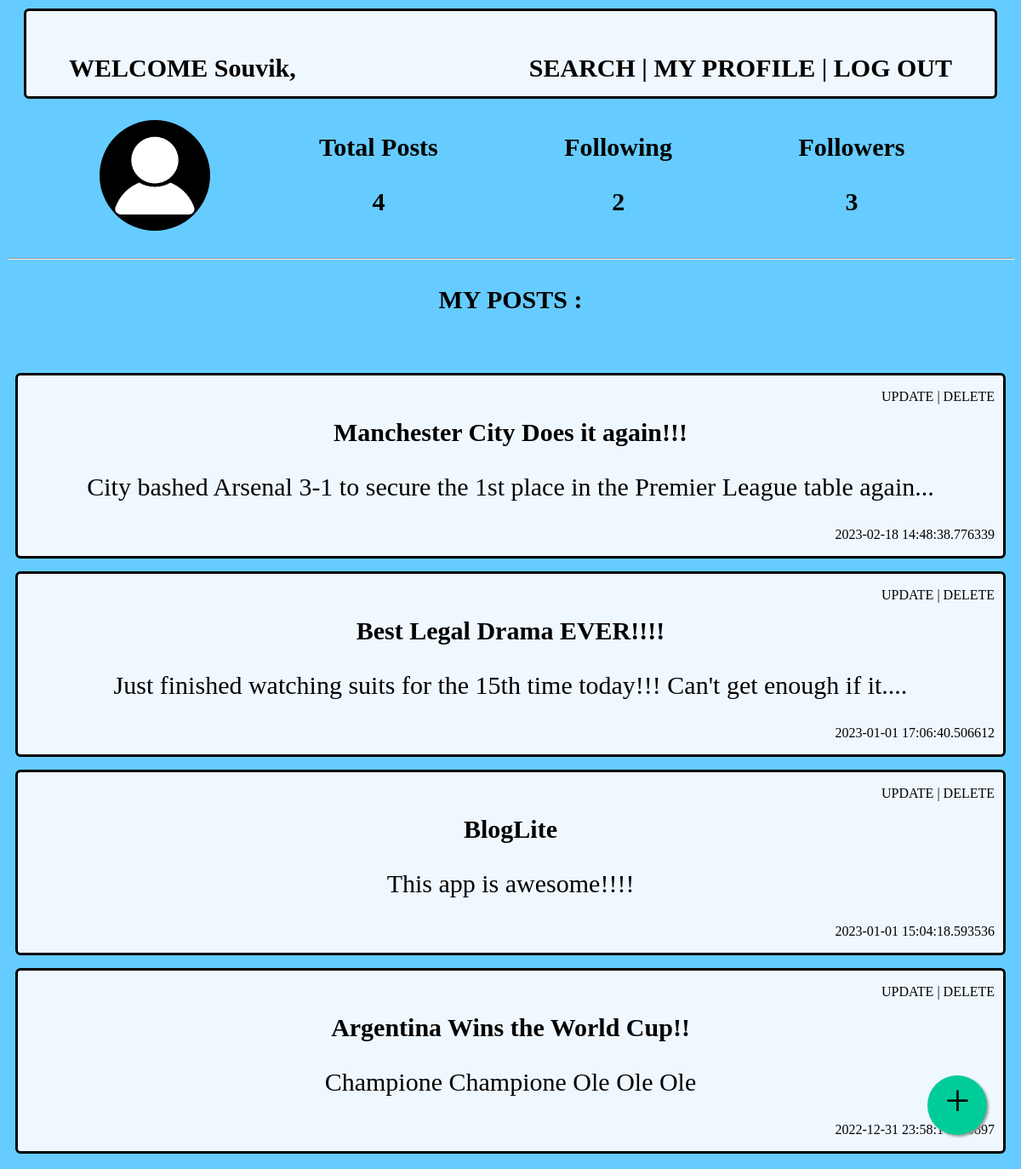
Screenshot of /Rick2034/my_profile with the database file from the repository.
### app.py (models this page shows)
class Users(db.Model):
    __tablename__ = 'users'
    user_id = db.Column(db.Integer, autoincrement = True, primary_key = True)
    username = db.Column(db.String, unique = True, nullable = False)
    email = db.Column(db.String, unique = True, nullable = False)
    first_name = db.Column(db.String, nullable = False)
    last_name = db.Column(db.String)
    password = db.Column(db.String, nullable = False)
    dob = db.Column(db.String, nullable = False)

class Posts(db.Model):
    __tablename__='posts'
    post_id = db.Column(db.Integer, nullable = False, autoincrement = True, unique= True, primary_key = True)
    title = db.Column(db.String, nullable = False)
    description = db.Column(db.String, nullable = False)
    attachment = db.Column(db.String)
    username = db.Column(db.String, db.ForeignKey("users.username"),nullable=False)
    datetime = db.Column(db.String)

### app.py (the view)
@app.route('/<username>/my_profile',methods=['GET','POST'])
def summary(username):
    if request.method=='GET':
        user = Users.query.filter_by(username=username).first()
        posts = Posts.query.filter_by(username=username).all()
        total_posts=len(posts)
        followers = Follow.query.filter_by(follower=username).all()
        following = Follow.query.filter_by(following=username).all()
        total_followers=len(followers)
        total_following=len(following)
        return render_template("summary.html",users=user,total_posts=total_posts,posts=posts,total_followers=total_followers,total_following=total_following)

### templates/summary.html (shortened to what this page needs)
<!DOCTYPE html>
<html>
    <head>
    <head>
    <body>
        <div class="header">
            <b style="float:left"><a href="/{{ users["username"] }}/home" formaction="/{{ users["username"] }}/home" formmethod='GET'>WELCOME {{ users["first_name"] }},</a></b><b style="float:right"><a href="/{{ users["username"] }}/search" formaction="/{{ users["username"] }}/search" formmethod='GET'>SEARCH</a> | <a href="/{{ users["username"] }}/my_profile" formaction='/{{ users["username"] }}/my_profile' formmethod='GET'>MY PROFILE</a> | <a href='/' formaction='/' formmethod='GET'>LOG OUT</a></b>
        </div>
        <div class="user_info">
            <div class="container-items" name="profile_pic"><img src="images\dummy-profile-pic.png" alt="Profile Pic"></div>
            <div class="container-items" name="total_posts">
                <p align="center"><b>Total Posts</b>
                <p align="center"><b>{{ total_posts }}</b>
            </div>
            <div class="container-items" name="followers">
                <p align="center"><b>Following</b>
                <p align="center"><b>{{ total_followers }}</b>
            </div>
            <div class="container-items" name="following">
                <p align="center"><b>Followers</b>
                <p align="center"><b>{{ total_following }}</b>
            </div>
        </div>
        <hr>
        <p align="center"><b>MY POSTS :</b>
        <br><br>
        <div class="posts">
            {% for post in posts %}
                <div class="post">
                    <p style="font-size:16px" align="Right"><a href="/{{ users["username"] }}/update/{{ post["post_id"] }}" formaction="/{{ users["username"] }}/update/{{ post["post_id"] }}" formmethod="GET">UPDATE</a> | <a href="/{{ users["username"] }}/delete/{{ post["post_id"] }}" formaction="/{{ users["username"] }}/delete/{{ post["post_id"] }}" formmethod="GET">DELETE </a></p>
                    <b>{{ post["title"] }}</b>
                    <br>
                    <p font-size="30px">{{ post["description"] }}</p>
                    <p style="font-size:16px" align="right">{{ post["datetime"] }}</p>
                </div>
            {% endfor %}
        </div>
        <a href="/{{ users["username"] }}/new_post" class="float" >
            <i class="my-float">+</i>
        </a>
    </body>
</html>

### templates/summary.html (style rules this page uses)
.header { font-family:Cambria, Cochin, Georgia, Times, 'Times New Roman', serif; font-size: 30px; background-color:aliceblue; margin-left: 20px; margin-right: 20px; margin-top: 10px; margin-bottom: 5px; border: 3px solid; border-radius: 6px; padding: 50px; }
body { background-color:#66CCFF; }
a:link { color: black; text-decoration: none; }
.user_info { display:flex; justify-content:space-evenly; flex-grow:2; }
.posts { display:flex; flex-direction:column-reverse; }
.post { font-size:30px; font-family:Cambria, Cochin, Georgia, Times, 'Times New Roman', serif; padding-left: 10px; padding-right: 10px; margin-left: 10px; margin-right: 10px; margin-top: 5px; margin-bottom: 10px; border: 3px solid; border-radius: 6px; background-color:aliceblue; text-align:center; }
div[name="followers"],div[name="following"],div[name="total_posts"] { font-size:30px; font-family:Cambria, Cochin, Georgia, Times, 'Times New Roman', serif; padding-left: 10px; padding-right: 10px; margin-left: 10px; margin-right: 10px; margin-top: 5px; margin-bottom: 10px; }
img { margin:20px 0px; border-radius:50%; height:130px; width:130px; }
p { font-family:Cambria, Cochin, Georgia, Times, 'Times New Roman', serif; font-size:30px; }
.float { position:fixed; width:70px; height:70px; bottom:40px; right:40px; background-color:#0C9; color:#FFFFFF; border-radius:50px; text-align:center; box-shadow: 2px 2px 3px #999; }
.my-float { margin-top:22px; font-family:Cambria, Cochin, Georgia, Times, 'Times New Roman', serif; font-size: 52px; }

### rows the page displays
Users: first_name "Souvik"
Posts: title "Argentina Wins the World Cup!!", description "Champione Champione Ole Ole Ole", datetime "2022-12-31 23:58:14.720897"
Posts: title "BlogLite", description "This app is awesome!!!!", datetime "2023-01-01 15:04:18.593536"
Posts: title "Best Legal Drama EVER!!!!", description "Just finished watching suits for the 15th time today!!! Can't get enough if it....", datetime "2023-01-01 17:06:40.506612"
Posts: title "Manchester City Does it again!!!", description "City bashed Arsenal 3-1 to secure the 1st place in the Premier League table again...", datetime "2023-02-18 14:48:38.776339"

### other values shown
{{ total_posts }} "4"
{{ total_followers }} "2"
{{ total_following }} "3"
